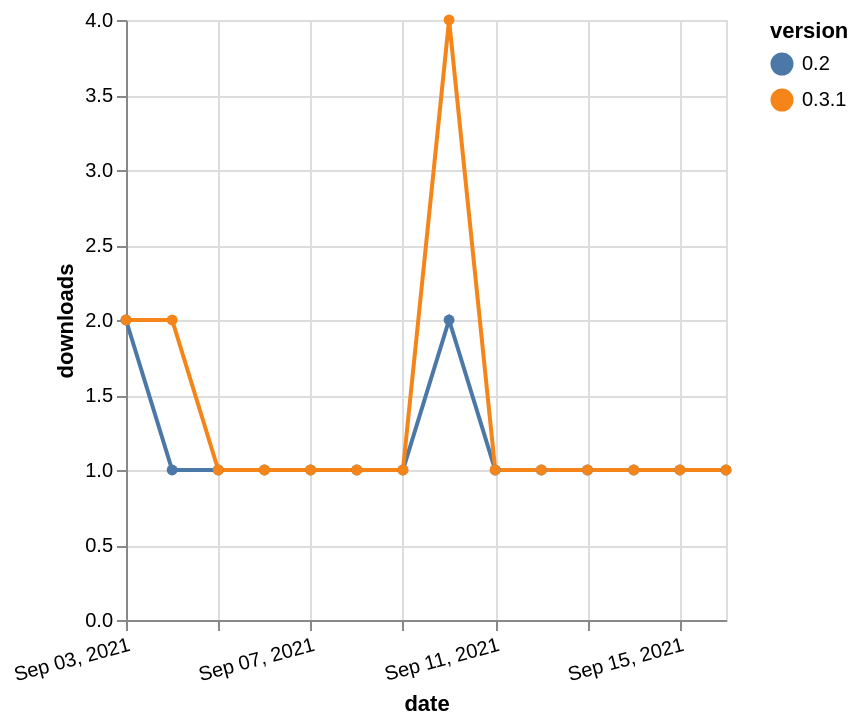

Describe this chart as a Vega-Lite specification.
### Vega-Lite specification from a JSON file in a GitHub repository (floating-point values rounded to 4 significant figures)
{"$schema": "https://vega.github.io/schema/vega-lite/v5.json", "description": "A simple bar chart with embedded data.", "data": {"values": [{"date": "2021-09-03", "total": 144, "delta": 2, "version": "0.2"}, {"date": "2021-09-04", "total": 145, "delta": 1, "version": "0.2"}, {"date": "2021-09-05", "total": 146, "delta": 1, "version": "0.2"}, {"date": "2021-09-06", "total": 147, "delta": 1, "version": "0.2"}, {"date": "2021-09-07", "total": 148, "delta": 1, "version": "0.2"}, {"date": "2021-09-08", "total": 149, "delta": 1, "version": "0.2"}, {"date": "2021-09-09", "total": 150, "delta": 1, "version": "0.2"}, {"date": "2021-09-10", "total": 152, "delta": 2, "version": "0.2"}, {"date": "2021-09-11", "total": 153, "delta": 1, "version": "0.2"}, {"date": "2021-09-12", "total": 154, "delta": 1, "version": "0.2"}, {"date": "2021-09-13", "total": 155, "delta": 1, "version": "0.2"}, {"date": "2021-09-14", "total": 156, "delta": 1, "version": "0.2"}, {"date": "2021-09-15", "total": 157, "delta": 1, "version": "0.2"}, {"date": "2021-09-16", "total": 158, "delta": 1, "version": "0.2"}, {"date": "2021-09-03", "total": 112, "delta": 2, "version": "0.3.1"}, {"date": "2021-09-04", "total": 114, "delta": 2, "version": "0.3.1"}, {"date": "2021-09-05", "total": 115, "delta": 1, "version": "0.3.1"}, {"date": "2021-09-06", "total": 116, "delta": 1, "version": "0.3.1"}, {"date": "2021-09-07", "total": 117, "delta": 1, "version": "0.3.1"}, {"date": "2021-09-08", "total": 118, "delta": 1, "version": "0.3.1"}, {"date": "2021-09-09", "total": 119, "delta": 1, "version": "0.3.1"}, {"date": "2021-09-10", "total": 123, "delta": 4, "version": "0.3.1"}, {"date": "2021-09-11", "total": 124, "delta": 1, "version": "0.3.1"}, {"date": "2021-09-12", "total": 125, "delta": 1, "version": "0.3.1"}, {"date": "2021-09-13", "total": 126, "delta": 1, "version": "0.3.1"}, {"date": "2021-09-14", "total": 127, "delta": 1, "version": "0.3.1"}, {"date": "2021-09-15", "total": 128, "delta": 1, "version": "0.3.1"}, {"date": "2021-09-16", "total": 129, "delta": 1, "version": "0.3.1"}]}, "width": "container", "mark": {"type": "line", "point": {"filled": true}}, "encoding": {"x": {"field": "date", "type": "temporal", "timeUnit": "yearmonthdate", "title": "date", "axis": {"labelAngle": -15}}, "y": {"field": "delta", "type": "quantitative", "title": "downloads"}, "color": {"field": "version", "type": "nominal"}, "tooltip": {"field": "delta"}}}
